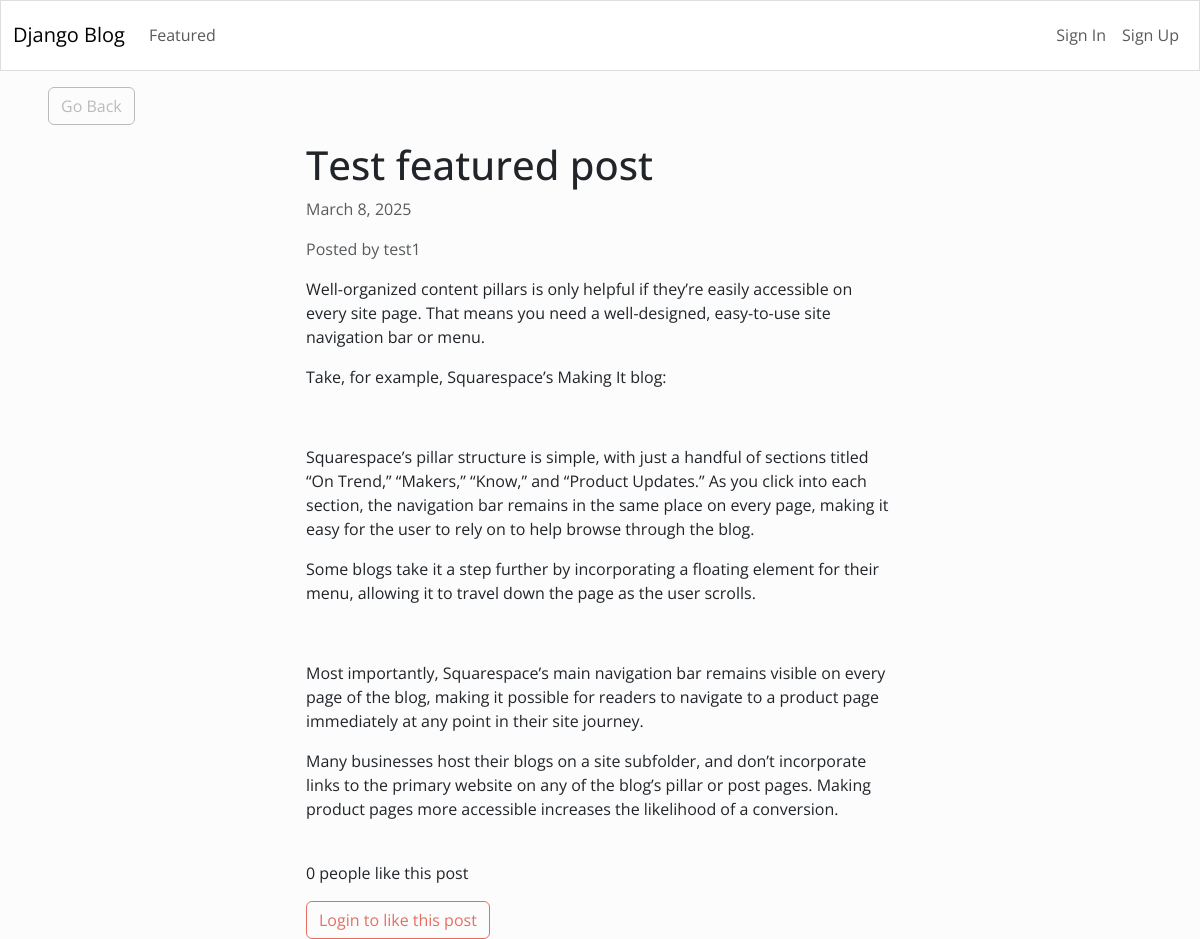
Page /2/ on the committed database.
### blog/models.py (models this page shows)
class Article(models.Model):
    title = models.CharField(max_length=255)
    content = HTMLField()
    date = models.DateField(auto_now_add=True)
    author = models.ForeignKey(User, on_delete=models.CASCADE)
    featured = models.BooleanField(default=False)
    likes = models.ManyToManyField(User, related_name='likes', blank=True)

### blog/views.py (the view)
# urls.py: path('<int:pk>/', DetailArticleView.as_view(), name='detail_article'),
class DetailArticleView(DetailView):
    model = Article
    template_name = 'blog/blog_post.html'
    def get_context_data(self, *args,**kwargs):
        context = super(DetailArticleView, self).get_context_data(*args, **kwargs)
        context['liked_by_user'] = False
        article = Article.objects.get(id=self.kwargs.get('pk'))
        if article.likes.filter(pk=self.request.user.id).exists():
            context['liked_by_user'] = True
        return context

### blog/templates/blog/blog_post.html (shortened to what this page needs)
{% extends 'blog/base.html' %}
{% block content %}
<div class="row">
    <div class="col-md-4 col-11 mx-md-5 mx-2 mt-md-3 my-3">
        <a class="btn btn-outline-secondary" href="{% url 'index' %}">Go Back</a>
    </div>
</div>
<div class="row">
    <div class="col-md-6 col-12 mx-md-auto mb-3 pb-2 mx-3">
        <h1>{{ object.title }}</h1>
        <p class="text-muted">{{object.date}}</p>
        <p class="text-muted">Posted by {{object.author.username}} </p>
        <div >
            {{ object.content|safe }}
        </div>
    </div>
</div>
<div class="row mg-3">
    <div class="col-md-6 col-12 mx-md-auto mx-3">
        {% if object.likes.count == 1 %}
            <p> {{object.likes.count}} person likes this post </p>
        {% else %}
            <p> {{object.likes.count}} people like this post </p>
        {%endif%}
        {% if request.user.is_authenticated %}
            {% if liked_by_user %}
                <form method="POST" action="{% url 'like_article' object.id %}">
                    {% csrf_token %}
                    <button class="btn btn-outline-primary"><ion-icon name="heart-dislike-outline"></ion-icon> Unlike this post</button>
                </form>
                {% else %}
                    <form method="POST" action="{% url 'like_article' object.id %}">
                        {% csrf_token %}
                        <button class="btn btn-outline-primary"><ion-icon name="heart-outline"></ion-icon> Like this post</button>
                    </form>
                {%endif%}
            {% else %}
            <button class="btn btn-outline-primary" disabled> Login to like this post</button>
        {%endif%}
    </div>
</div>
{% endblock content %}

### rows in the picture
Article: title "Test featured post", date "March 8, 2025", author.username "test1", content "Well-organized content pillars is only helpful if they’re easily accessible on every site page. That means you need a well-designed, easy-to-use site navigation bar or menu. Take, for example, Squarespace’s Making It blog: Squarespace’s pillar structure is simple, with just a handful of sections titled “On Trend,” “Makers,” “Know,” and “Product Updates.” As you click into each section, the navigation bar remains in the same place on every page, making it easy for the user to rely on to help browse through the blog. Some blogs take it a step further by incorporating a floating element for their menu, allowing it to travel down the page as the user scrolls. Most importantly, Squarespace’s…", likes.count "0"
